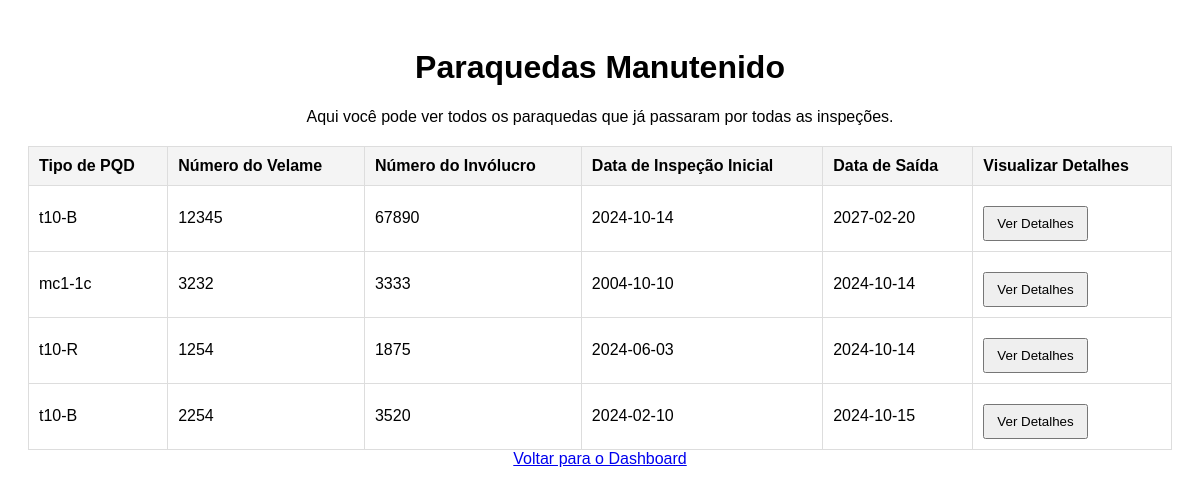
Page /paraquedas_manutenidos.php on the committed database.
### tables this page shows
CREATE TABLE IF NOT EXISTS `inspecao_inicial` (
  `id` int NOT NULL AUTO_INCREMENT,
  `tipo_pqd` varchar(255) NOT NULL,
  `numero_velame` int NOT NULL,
  `numero_involucro` int NOT NULL,
  `data_inspecao` date NOT NULL,
  `data_saida` date DEFAULT NULL,
  `inspecionado_por` varchar(255) NOT NULL,
  `observacoes` text,
  `data_fabricacao` int NOT NULL,
  `remendo` enum('sim','nao') DEFAULT NULL,
  `remendo_painel` int DEFAULT NULL,
  `remendo_secao` int DEFAULT NULL,
  `substituicao` enum('sim','nao') DEFAULT NULL,
  `substituicao_painel` int DEFAULT NULL,
  `substituicao_secao` int DEFAULT NULL,
  `recostura` enum('sim','nao') DEFAULT NULL,
  `recostura_painel` int DEFAULT NULL,
  `recostura_secao` int DEFAULT NULL,
  `troca_linha` enum('sim','nao') DEFAULT NULL,
  `troca_linha_numero` int DEFAULT NULL,
  PRIMARY KEY (`id`)
);

### paraquedas_manutenidos.php (the view, shortened to what this page needs)
<?php
$host = 'localhost';
$dbname = 'login_system';
$user = 'root';
$password = '';
$conn = new mysqli($host, $user, $password, $dbname);
$sql = "SELECT id, tipo_pqd, numero_velame, numero_involucro, data_inspecao, data_saida FROM inspecao_inicial WHERE data_saida IS NOT NULL";
$result = $conn->query($sql);
?>
<!DOCTYPE html>
<html lang="pt-br">
<head>
</head>
<body>
    <h1>Paraquedas Manutenido</h1>
    <p>Aqui você pode ver todos os paraquedas que já passaram por todas as inspeções.</p>
    <table>
        <tr>
            <th>Tipo de PQD</th>
            <th>Número do Velame</th>
            <th>Número do Invólucro</th>
            <th>Data de Inspeção Inicial</th>
            <th>Data de Saída</th>
            <th>Visualizar Detalhes</th>
        </tr>
        <?php
        if ($result->num_rows > 0) {
            while($row = $result->fetch_assoc()) {
                echo "<tr>";
                echo "<td>" . $row['tipo_pqd'] . "</td>";
                echo "<td>" . $row['numero_velame'] . "</td>";
                echo "<td>" . $row['numero_involucro'] . "</td>";
                echo "<td>" . $row['data_inspecao'] . "</td>";
                echo "<td>" . $row['data_saida'] . "</td>";
                echo "<td>
                        <form action='ver_detalhes.php' method='get'>
                            <input type='hidden' name='id' value='" . $row['id'] . "'>
                            <input type='submit' value='Ver Detalhes'>
                        </form>
                      </td>";
                echo "</tr>";
            }
        } else {
            echo "<tr><td colspan='6'>Nenhum paraquedas manutenido encontrado.</td></tr>";
        }
        ?>
    </table>
    <a href="dashboard.php" class="button">Voltar para o Dashboard</a>
</body>
</html>

### paraquedas_manutenidos.php (style rules this page uses)
body { font-family: Arial, sans-serif; text-align: center; padding: 20px; }
table { width: 100%; margin-top: 20px; border-collapse: collapse; }
th, td { padding: 10px; border: 1px solid #ddd; text-align: left; }
th { background-color: #f4f4f4; }
input[type="submit"] { padding: 8px 12px; margin-top: 10px; }

### rows in the picture
inspecao_inicial: tipo_pqd "t10-B", numero_velame "12345", numero_involucro "67890", data_inspecao "2024-10-14", data_saida "2027-02-20"
inspecao_inicial: tipo_pqd "mc1-1c", numero_velame "3232", numero_involucro "3333", data_inspecao "2004-10-10", data_saida "2024-10-14"
inspecao_inicial: tipo_pqd "t10-R", numero_velame "1254", numero_involucro "1875", data_inspecao "2024-06-03", data_saida "2024-10-14"
inspecao_inicial: tipo_pqd "t10-B", numero_velame "2254", numero_involucro "3520", data_inspecao "2024-02-10", data_saida "2024-10-15"
